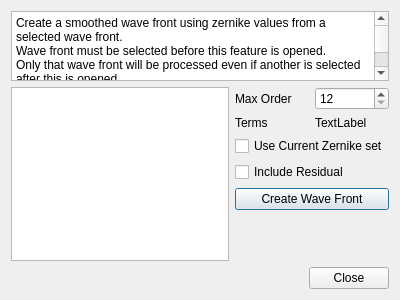
<?xml version="1.0" encoding="UTF-8"?>
<ui version="4.0">
 <class>ZernikeSmoothingDlg</class>
 <widget class="QDialog" name="ZernikeSmoothingDlg">
  <property name="geometry">
   <rect>
    <x>0</x>
    <y>0</y>
    <width>400</width>
    <height>300</height>
   </rect>
  </property>
  <property name="windowTitle">
   <string>Zernike Smoothing</string>
  </property>
  <layout class="QVBoxLayout" name="verticalLayout_2" stretch="1,10,1">
   <item>
    <widget class="QTextEdit" name="textEdit">
     <property name="enabled">
      <bool>true</bool>
     </property>
     <property name="readOnly">
      <bool>true</bool>
     </property>
     <property name="html">
      <string>&lt;!DOCTYPE HTML PUBLIC &quot;-//W3C//DTD HTML 4.0//EN&quot; &quot;http://www.w3.org/TR/REC-html40/strict.dtd&quot;&gt;
&lt;html&gt;&lt;head&gt;&lt;meta name=&quot;qrichtext&quot; content=&quot;1&quot; /&gt;&lt;meta charset=&quot;utf-8&quot; /&gt;&lt;style type=&quot;text/css&quot;&gt;
p, li { white-space: pre-wrap; }
&lt;/style&gt;&lt;/head&gt;&lt;body style=&quot; font-family:'Segoe UI'; font-size:9pt; font-weight:400; font-style:normal;&quot;&gt;
&lt;p style=&quot; margin-top:0px; margin-bottom:0px; margin-left:0px; margin-right:0px; -qt-block-indent:0; text-indent:0px;&quot;&gt;Create a smoothed wave front using zernike values from a selected wave front.&lt;/p&gt;
&lt;p style=&quot; margin-top:0px; margin-bottom:0px; margin-left:0px; margin-right:0px; -qt-block-indent:0; text-indent:0px;&quot;&gt;Wave front must be selected before this feature is opened.&lt;/p&gt;
&lt;p style=&quot; margin-top:0px; margin-bottom:0px; margin-left:0px; margin-right:0px; -qt-block-indent:0; text-indent:0px;&quot;&gt;Only that wave front will be processed even if another is selected after this is opened.&lt;/p&gt;
&lt;p style=&quot; margin-top:0px; margin-bottom:0px; margin-left:0px; margin-right:0px; -qt-block-indent:0; text-indent:0px;&quot;&gt;A resonable number of terms for smoothing is 100 to 300.  The more terms the longer it takes.&lt;/p&gt;
&lt;p style=&quot;-qt-paragraph-type:empty; margin-top:0px; margin-bottom:0px; margin-left:0px; margin-right:0px; -qt-block-indent:0; text-indent:0px;&quot;&gt;&lt;br /&gt;&lt;/p&gt;
&lt;p style=&quot; margin-top:0px; margin-bottom:0px; margin-left:0px; margin-right:0px; -qt-block-indent:0; text-indent:0px;&quot;&gt;You can edit the zernike values on the left by clicking on them.  Once the &amp;quot;create wavefront&amp;quot; button is pressed they will update to the values used.  Then you can edit them if desired. Cech the use Zernike set and Create wave front again.&lt;/p&gt;
&lt;p style=&quot;-qt-paragraph-type:empty; margin-top:0px; margin-bottom:0px; margin-left:0px; margin-right:0px; -qt-block-indent:0; text-indent:0px;&quot;&gt;&lt;br /&gt;&lt;/p&gt;
&lt;p style=&quot; margin-top:0px; margin-bottom:0px; margin-left:0px; margin-right:0px; -qt-block-indent:0; text-indent:0px;&quot;&gt;The residual is the resolut of subtracting the smoothed wave front from the original unsmoothed wave front.&lt;/p&gt;&lt;/body&gt;&lt;/html&gt;</string>
     </property>
    </widget>
   </item>
   <item>
    <layout class="QHBoxLayout" name="horizontalLayout_4">
     <item>
      <widget class="QTableView" name="zernView"/>
     </item>
     <item>
      <layout class="QVBoxLayout" name="verticalLayout">
       <item>
        <layout class="QHBoxLayout" name="horizontalLayout_2">
         <item>
          <widget class="QLabel" name="label">
           <property name="text">
            <string>Max Order</string>
           </property>
          </widget>
         </item>
         <item>
          <widget class="QSpinBox" name="maxOrder">
           <property name="toolTip">
            <string>&lt;html&gt;&lt;head/&gt;&lt;body&gt;&lt;p&gt;Selects how many zernike terms used for the smoothing.&lt;/p&gt;&lt;/body&gt;&lt;/html&gt;</string>
           </property>
           <property name="minimum">
            <number>12</number>
           </property>
           <property name="singleStep">
            <number>2</number>
           </property>
          </widget>
         </item>
        </layout>
       </item>
       <item>
        <layout class="QHBoxLayout" name="horizontalLayout">
         <item>
          <widget class="QLabel" name="label_3">
           <property name="text">
            <string>Terms</string>
           </property>
          </widget>
         </item>
         <item>
          <widget class="QLabel" name="termCnt">
           <property name="text">
            <string>TextLabel</string>
           </property>
          </widget>
         </item>
        </layout>
       </item>
       <item>
        <widget class="QCheckBox" name="useCurrentZernySet">
         <property name="toolTip">
          <string>Use the current Zernike set shown to the left. </string>
         </property>
         <property name="text">
          <string>Use Current Zernike set</string>
         </property>
        </widget>
       </item>
       <item>
        <widget class="QCheckBox" name="showResidual">
         <property name="toolTip">
          <string>Also compute the residusal and place in the wave front list.</string>
         </property>
         <property name="text">
          <string>Include Residual</string>
         </property>
        </widget>
       </item>
       <item>
        <layout class="QHBoxLayout" name="horizontalLayout_3"/>
       </item>
       <item>
        <widget class="QPushButton" name="createWaveFront">
         <property name="toolTip">
          <string>Create a smoothmed wavefront from the current wave front or from the list of zernike values.</string>
         </property>
         <property name="text">
          <string>Create Wave Front</string>
         </property>
        </widget>
       </item>
       <item>
        <spacer name="verticalSpacer">
         <property name="orientation">
          <enum>Qt::Vertical</enum>
         </property>
         <property name="sizeHint" stdset="0">
          <size>
           <width>20</width>
           <height>40</height>
          </size>
         </property>
        </spacer>
       </item>
      </layout>
     </item>
    </layout>
   </item>
   <item>
    <widget class="QDialogButtonBox" name="buttonBox">
     <property name="orientation">
      <enum>Qt::Horizontal</enum>
     </property>
     <property name="standardButtons">
      <set>QDialogButtonBox::Close</set>
     </property>
    </widget>
   </item>
  </layout>
 </widget>
 <resources/>
 <connections>
  <connection>
   <sender>buttonBox</sender>
   <signal>accepted()</signal>
   <receiver>ZernikeSmoothingDlg</receiver>
   <slot>accept()</slot>
   <hints>
    <hint type="sourcelabel">
     <x>248</x>
     <y>254</y>
    </hint>
    <hint type="destinationlabel">
     <x>157</x>
     <y>274</y>
    </hint>
   </hints>
  </connection>
  <connection>
   <sender>buttonBox</sender>
   <signal>rejected()</signal>
   <receiver>ZernikeSmoothingDlg</receiver>
   <slot>reject()</slot>
   <hints>
    <hint type="sourcelabel">
     <x>316</x>
     <y>260</y>
    </hint>
    <hint type="destinationlabel">
     <x>286</x>
     <y>274</y>
    </hint>
   </hints>
  </connection>
 </connections>
</ui>
